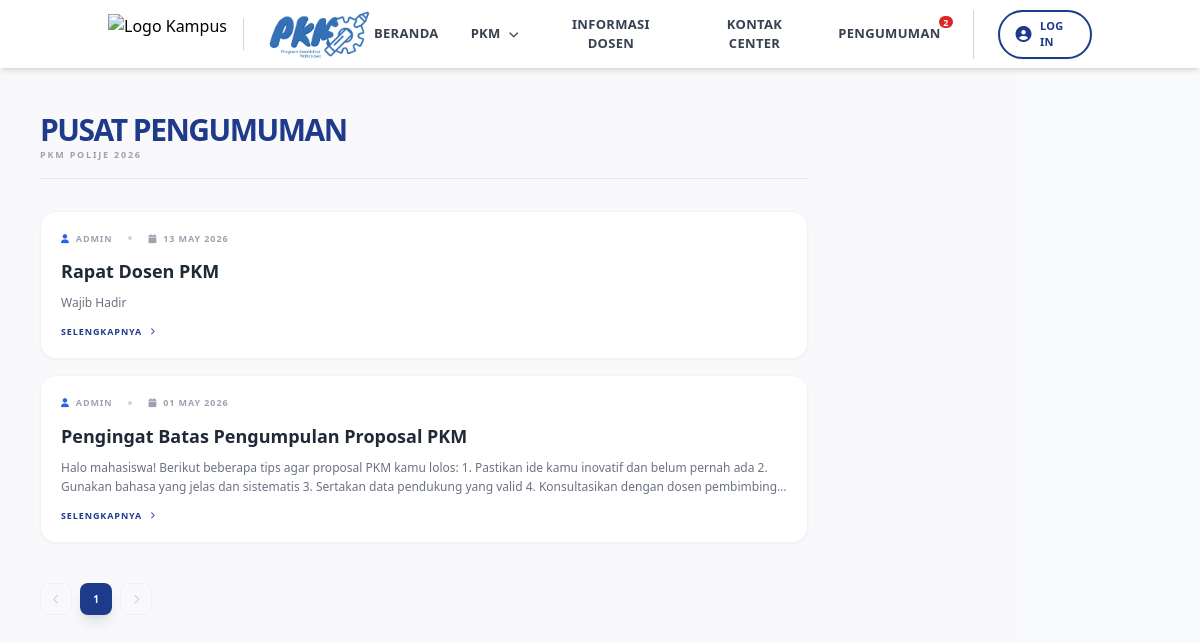
The page /page/pengumuman.php on the database its author committed.
### tables this page shows
CREATE TABLE `pesan` (
  `id_pesan` int NOT NULL,
  `judul_pesan` varchar(255) NOT NULL,
  `tujuan_pesan` enum('Semua','Mahasiswa','Dosen') NOT NULL,
  `isi_pesan` longtext NOT NULL,
  `tgl_kirim` timestamp NULL DEFAULT CURRENT_TIMESTAMP
);

### page/pengumuman.php (the view, shortened to what this page needs)
<?php
require_once '../koneksi/koneksi.php';
$limit = 6;
$page = isset($_GET['halaman']) ? (int)$GET['halaman'] : 1;
$offset = ($page - 1) * $limit;
try {
    $sql_total = "SELECT COUNT(*) FROM pesan WHERE tujuan_pesan IN ('Semua', 'Mahasiswa')";
    $total_data = $pdo->query($sql_total)->fetchColumn();
    $total_halaman = ceil($total_data / $limit);
    $sql_pesan = "SELECT * FROM pesan
                  WHERE tujuan_pesan IN ('Semua', 'Mahasiswa')
                  ORDER BY tgl_kirim DESC
                  LIMIT :limit OFFSET :offset";
    $stmt = $pdo->prepare($sql_pesan);
    $stmt->bindValue(':limit', (int)$limit, PDO::PARAM_INT);
    $stmt->bindValue(':offset', (int)$offset, PDO::PARAM_INT);
    $stmt->execute();
    $daftar_pengumuman = $stmt->fetchAll(PDO::FETCH_ASSOC);
} catch (PDOException $e) {
    die("Error: " . $e->getMessage());
}
function tgl_indo_singkat($timestamp) {
    return date('d M Y', strtotime($timestamp));
}
?>
<!DOCTYPE html>
<html lang="id">
<head>
    <script src="https://cdn.tailwindcss.com"></script>
    <link href="https://cdnjs.cloudflare.com/ajax/libs/font-awesome/6.0.0/css/all.min.css" rel="stylesheet">
</head>
<body class="font-sans antialiased overflow-x-hidden bg-gray-50">
<header class="fixed w-full z-50 bg-white shadow-md">
    <div class="container mx-auto px-5 py-0.5 flex items-center justify-between">
        <div class="flex items-center shrink-0 space-x-4">
            <img src="../image/LogoPolije.png" alt="Logo Kampus" class="h-8 md:h-10 w-auto object-contain">
            <img src="../image/logoPKM.png" alt="Logo PKM" class="h-12 md:h-16 w-auto object-contain">
        </div>
        <nav id="nav-menu" class="hidden lg:flex flex-col lg:flex-row absolute lg:relative top-full left-0 w-full lg:w-auto bg-white lg:bg-transparent shadow-lg lg:shadow-none items-center space-y-4 lg:space-y-0 lg:space-x-8 p-6 lg:p-0 text-[13px] font-bold text-gray-700 uppercase tracking-wide transition-all">
            <a href="../index.php" class="hover:text-blue-900 transition-colors py-1 w-full text-center lg:w-auto">Beranda</a>
            <div class="relative group w-full text-center lg:w-auto">
                <button class="hover:text-blue-900 flex items-center justify-center lg:justify-start w-full lg:w-auto focus:outline-none py-2 lg:py-3 text-[13px] font-bold uppercase tracking-wide">
                    PKM <i class="fas fa-chevron-down ml-2 text-[10px]"></i>
                </button>
            </div>
            <a href="./informasi_dosen.php" class="hover:text-blue-900 transition-colors py-1 w-full text-center lg:w-auto">Informasi Dosen</a>
            <a href="./kontak_center.php" class="hover:text-blue-900 transition-colors py-1 w-full text-center lg:w-auto">Kontak Center</a>
                <?php
                $stmt = $pdo->query("SELECT COUNT(*) FROM pesan WHERE tujuan_pesan IN ('Semua', 'Mahasiswa')");
                $total_db = $stmt->fetchColumn();
                $dilihat = isset($_SESSION['last_viewed_count']) ? $_SESSION['last_viewed_count'] : 0;
                $baru = $total_db - $dilihat;
                ?>
                <a href="./pengumuman.php" class="relative hover:text-blue-900 transition-colors py-1 inline-block group">
                    Pengumuman
                    <?php if ($baru > 0) : ?>
                        <span class="absolute -top-1.5 -right-3.5 bg-red-600 text-white text-[9px] min-w-[16px] h-[16px] px-1 flex items-center justify-center rounded-full border-2 border-white font-bold leading-none animate-bounce">
                            <?= $baru > 99 ? '99+' : $baru ?>
                        </span>
                    <?php endif; ?>
                </a>
            <div class="border-t lg:border-t-0 lg:border-l w-full lg:w-auto pt-4 lg:pt-0 lg:ml-4 lg:pl-6 border-gray-300 flex justify-center">
                <a href="../auth/login.php" class="flex items-center space-x-2 px-4 py-1.5 border-2 border-blue-900 text-blue-900 rounded-full hover:bg-blue-900 hover:text-white transition-all duration-300 shadow-sm active:scale-95 text-[11px]">
                    <i class="fas fa-user-circle text-base"></i>
                    <span>Log In</span>
                </a>
            </div>
        </nav>
    </div>
</header>
<main class="w-full pt-28 pb-16 px-4 md:px-10 bg-gray-50/50 min-h-screen flex justify-start">
    <div class="max-w-3xl w-full mx-auto md:mx-0">
        <div class="mb-8 border-b border-gray-200 pb-4 text-left">
            <h1 class="text-xl md:text-3xl font-black text-blue-900 uppercase tracking-tighter">
                Pusat Pengumuman
            </h1>
            <p class="text-gray-400 text-[9px] font-bold uppercase tracking-[0.2em]">
                PKM Polije 2026
            </p>
        </div>
        <div class="space-y-4">
            <?php if (!empty($daftar_pengumuman)): ?>
                <?php foreach ($daftar_pengumuman as $row): ?>
                <div class="group bg-white rounded-2xl p-5 border border-slate-100 shadow-sm hover:shadow-md transition-all text-left">
                    <div class="flex flex-col gap-3">
                        <div class="flex items-center gap-4 text-[9px] font-black text-gray-400 uppercase tracking-widest">
                            <span class="flex items-center gap-1.5"><i class="fas fa-user text-blue-600"></i> Admin</span>
                            <span class="w-1 h-1 bg-gray-300 rounded-full"></span>
                            <span class="flex items-center gap-1.5"><i class="fas fa-calendar text-gray-400"></i> <?= tgl_indo_singkat($row['tgl_kirim']) ?></span>
                        </div>
                        <div>
                            <h2 class="text-base md:text-lg font-black text-gray-800 group-hover:text-blue-900 transition-colors leading-tight">
                                <?= htmlspecialchars($row['judul_pesan']) ?>
                            </h2>
                            <p class="text-gray-500 text-xs mt-2 line-clamp-2 leading-relaxed text-left">
                                <?= htmlspecialchars($row['isi_pesan']) ?>
                            </p>
                        </div>
                        <a href="detail_pengumuman.php?id=<?= $row['id_pesan'] ?>" class="text-blue-900 font-black text-[9px] uppercase tracking-widest flex items-center gap-2 hover:gap-3 transition-all">
                            Selengkapnya <i class="fas fa-chevron-right text-[7px]"></i>
                        </a>
                    </div>
                </div>
                <?php endforeach; ?>
            <?php endif; ?>
        </div>
        <div class="mt-10 flex items-center gap-2 justify-start">
            <a href="?halaman=<?= max(1, $page - 1) ?>" class="w-8 h-8 flex items-center justify-center rounded-lg border border-gray-200 text-gray-400 hover:text-blue-900 transition-all <?= ($page <= 1) ? 'pointer-events-none opacity-40' : '' ?>">
                <i class="fas fa-chevron-left text-[10px]"></i>
            </a>
            <?php for ($i = 1; $i <= $total_halaman; $i++): ?>
                <a href="?halaman=<?= $i ?>" class="w-8 h-8 flex items-center justify-center rounded-lg font-black text-[10px] transition-all <?= ($i == $page) ? 'bg-blue-900 text-white shadow-lg' : 'bg-white text-gray-500 border border-gray-200 hover:border-blue-900' ?>">
                    <?= $i ?>
                </a>
            <?php endfor; ?>
            <a href="?halaman=<?= min($total_halaman, $page + 1) ?>" class="w-8 h-8 flex items-center justify-center rounded-lg border border-gray-200 text-gray-400 hover:text-blue-900 transition-all <?= ($page >= $total_halaman) ? 'pointer-events-none opacity-40' : '' ?>">
                <i class="fas fa-chevron-right text-[10px]"></i>
            </a>
        </div>
    </div>
</main>
<link rel="stylesheet" href="https://cdnjs.cloudflare.com/ajax/libs/font-awesome/6.5.1/css/all.min.css">
</body>
</html>

### rows shown on the page
pesan: tgl_kirim "13 MAY 2026", judul_pesan "Rapat Dosen PKM", isi_pesan "Wajib Hadir"
pesan: tgl_kirim "01 MAY 2026", judul_pesan "Pengingat Batas Pengumpulan Proposal PKM", isi_pesan "Halo mahasiswa! Berikut beberapa tips agar proposal PKM kamu lolos: 1. Pastikan ide kamu inovatif dan belum pernah ada 2. Gunakan bahasa yang jelas dan sistematis 3. Sertakan data pendukung yang valid 4. Konsultasikan dengan dosen…"

### other values the page prints
$baru "2"
